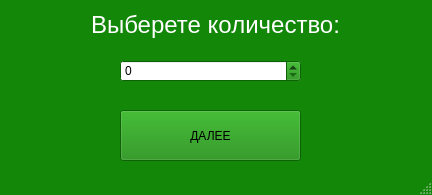
<?xml version="1.0" encoding="UTF-8"?>
<ui version="4.0">
 <class>MainWindow</class>
 <widget class="QMainWindow" name="MainWindow">
  <property name="geometry">
   <rect>
    <x>0</x>
    <y>0</y>
    <width>432</width>
    <height>195</height>
   </rect>
  </property>
  <property name="palette">
   <palette>
    <active>
     <colorrole role="WindowText">
      <brush brushstyle="SolidPattern">
       <color alpha="255">
        <red>0</red>
        <green>0</green>
        <blue>0</blue>
       </color>
      </brush>
     </colorrole>
     <colorrole role="Button">
      <brush brushstyle="SolidPattern">
       <color alpha="255">
        <red>19</red>
        <green>136</green>
        <blue>8</blue>
       </color>
      </brush>
     </colorrole>
     <colorrole role="Light">
      <brush brushstyle="SolidPattern">
       <color alpha="255">
        <red>29</red>
        <green>204</green>
        <blue>12</blue>
       </color>
      </brush>
     </colorrole>
     <colorrole role="Midlight">
      <brush brushstyle="SolidPattern">
       <color alpha="255">
        <red>24</red>
        <green>170</green>
        <blue>10</blue>
       </color>
      </brush>
     </colorrole>
     <colorrole role="Dark">
      <brush brushstyle="SolidPattern">
       <color alpha="255">
        <red>10</red>
        <green>68</green>
        <blue>4</blue>
       </color>
      </brush>
     </colorrole>
     <colorrole role="Mid">
      <brush brushstyle="SolidPattern">
       <color alpha="255">
        <red>13</red>
        <green>91</green>
        <blue>5</blue>
       </color>
      </brush>
     </colorrole>
     <colorrole role="Text">
      <brush brushstyle="SolidPattern">
       <color alpha="255">
        <red>0</red>
        <green>0</green>
        <blue>0</blue>
       </color>
      </brush>
     </colorrole>
     <colorrole role="BrightText">
      <brush brushstyle="SolidPattern">
       <color alpha="255">
        <red>255</red>
        <green>255</green>
        <blue>255</blue>
       </color>
      </brush>
     </colorrole>
     <colorrole role="ButtonText">
      <brush brushstyle="SolidPattern">
       <color alpha="255">
        <red>0</red>
        <green>0</green>
        <blue>0</blue>
       </color>
      </brush>
     </colorrole>
     <colorrole role="Base">
      <brush brushstyle="SolidPattern">
       <color alpha="255">
        <red>255</red>
        <green>255</green>
        <blue>255</blue>
       </color>
      </brush>
     </colorrole>
     <colorrole role="Window">
      <brush brushstyle="SolidPattern">
       <color alpha="255">
        <red>19</red>
        <green>136</green>
        <blue>8</blue>
       </color>
      </brush>
     </colorrole>
     <colorrole role="Shadow">
      <brush brushstyle="SolidPattern">
       <color alpha="255">
        <red>0</red>
        <green>0</green>
        <blue>0</blue>
       </color>
      </brush>
     </colorrole>
     <colorrole role="AlternateBase">
      <brush brushstyle="SolidPattern">
       <color alpha="255">
        <red>137</red>
        <green>195</green>
        <blue>131</blue>
       </color>
      </brush>
     </colorrole>
     <colorrole role="ToolTipBase">
      <brush brushstyle="SolidPattern">
       <color alpha="255">
        <red>255</red>
        <green>255</green>
        <blue>220</blue>
       </color>
      </brush>
     </colorrole>
     <colorrole role="ToolTipText">
      <brush brushstyle="SolidPattern">
       <color alpha="255">
        <red>0</red>
        <green>0</green>
        <blue>0</blue>
       </color>
      </brush>
     </colorrole>
     <colorrole role="PlaceholderText">
      <brush brushstyle="SolidPattern">
       <color alpha="128">
        <red>0</red>
        <green>0</green>
        <blue>0</blue>
       </color>
      </brush>
     </colorrole>
    </active>
    <inactive>
     <colorrole role="WindowText">
      <brush brushstyle="SolidPattern">
       <color alpha="255">
        <red>0</red>
        <green>0</green>
        <blue>0</blue>
       </color>
      </brush>
     </colorrole>
     <colorrole role="Button">
      <brush brushstyle="SolidPattern">
       <color alpha="255">
        <red>19</red>
        <green>136</green>
        <blue>8</blue>
       </color>
      </brush>
     </colorrole>
     <colorrole role="Light">
      <brush brushstyle="SolidPattern">
       <color alpha="255">
        <red>29</red>
        <green>204</green>
        <blue>12</blue>
       </color>
      </brush>
     </colorrole>
     <colorrole role="Midlight">
      <brush brushstyle="SolidPattern">
       <color alpha="255">
        <red>24</red>
        <green>170</green>
        <blue>10</blue>
       </color>
      </brush>
     </colorrole>
     <colorrole role="Dark">
      <brush brushstyle="SolidPattern">
       <color alpha="255">
        <red>10</red>
        <green>68</green>
        <blue>4</blue>
       </color>
      </brush>
     </colorrole>
     <colorrole role="Mid">
      <brush brushstyle="SolidPattern">
       <color alpha="255">
        <red>13</red>
        <green>91</green>
        <blue>5</blue>
       </color>
      </brush>
     </colorrole>
     <colorrole role="Text">
      <brush brushstyle="SolidPattern">
       <color alpha="255">
        <red>0</red>
        <green>0</green>
        <blue>0</blue>
       </color>
      </brush>
     </colorrole>
     <colorrole role="BrightText">
      <brush brushstyle="SolidPattern">
       <color alpha="255">
        <red>255</red>
        <green>255</green>
        <blue>255</blue>
       </color>
      </brush>
     </colorrole>
     <colorrole role="ButtonText">
      <brush brushstyle="SolidPattern">
       <color alpha="255">
        <red>0</red>
        <green>0</green>
        <blue>0</blue>
       </color>
      </brush>
     </colorrole>
     <colorrole role="Base">
      <brush brushstyle="SolidPattern">
       <color alpha="255">
        <red>255</red>
        <green>255</green>
        <blue>255</blue>
       </color>
      </brush>
     </colorrole>
     <colorrole role="Window">
      <brush brushstyle="SolidPattern">
       <color alpha="255">
        <red>19</red>
        <green>136</green>
        <blue>8</blue>
       </color>
      </brush>
     </colorrole>
     <colorrole role="Shadow">
      <brush brushstyle="SolidPattern">
       <color alpha="255">
        <red>0</red>
        <green>0</green>
        <blue>0</blue>
       </color>
      </brush>
     </colorrole>
     <colorrole role="AlternateBase">
      <brush brushstyle="SolidPattern">
       <color alpha="255">
        <red>137</red>
        <green>195</green>
        <blue>131</blue>
       </color>
      </brush>
     </colorrole>
     <colorrole role="ToolTipBase">
      <brush brushstyle="SolidPattern">
       <color alpha="255">
        <red>255</red>
        <green>255</green>
        <blue>220</blue>
       </color>
      </brush>
     </colorrole>
     <colorrole role="ToolTipText">
      <brush brushstyle="SolidPattern">
       <color alpha="255">
        <red>0</red>
        <green>0</green>
        <blue>0</blue>
       </color>
      </brush>
     </colorrole>
     <colorrole role="PlaceholderText">
      <brush brushstyle="SolidPattern">
       <color alpha="128">
        <red>0</red>
        <green>0</green>
        <blue>0</blue>
       </color>
      </brush>
     </colorrole>
    </inactive>
    <disabled>
     <colorrole role="WindowText">
      <brush brushstyle="SolidPattern">
       <color alpha="255">
        <red>10</red>
        <green>68</green>
        <blue>4</blue>
       </color>
      </brush>
     </colorrole>
     <colorrole role="Button">
      <brush brushstyle="SolidPattern">
       <color alpha="255">
        <red>19</red>
        <green>136</green>
        <blue>8</blue>
       </color>
      </brush>
     </colorrole>
     <colorrole role="Light">
      <brush brushstyle="SolidPattern">
       <color alpha="255">
        <red>29</red>
        <green>204</green>
        <blue>12</blue>
       </color>
      </brush>
     </colorrole>
     <colorrole role="Midlight">
      <brush brushstyle="SolidPattern">
       <color alpha="255">
        <red>24</red>
        <green>170</green>
        <blue>10</blue>
       </color>
      </brush>
     </colorrole>
     <colorrole role="Dark">
      <brush brushstyle="SolidPattern">
       <color alpha="255">
        <red>10</red>
        <green>68</green>
        <blue>4</blue>
       </color>
      </brush>
     </colorrole>
     <colorrole role="Mid">
      <brush brushstyle="SolidPattern">
       <color alpha="255">
        <red>13</red>
        <green>91</green>
        <blue>5</blue>
       </color>
      </brush>
     </colorrole>
     <colorrole role="Text">
      <brush brushstyle="SolidPattern">
       <color alpha="255">
        <red>10</red>
        <green>68</green>
        <blue>4</blue>
       </color>
      </brush>
     </colorrole>
     <colorrole role="BrightText">
      <brush brushstyle="SolidPattern">
       <color alpha="255">
        <red>255</red>
        <green>255</green>
        <blue>255</blue>
       </color>
      </brush>
     </colorrole>
     <colorrole role="ButtonText">
      <brush brushstyle="SolidPattern">
       <color alpha="255">
        <red>10</red>
        <green>68</green>
        <blue>4</blue>
       </color>
      </brush>
     </colorrole>
     <colorrole role="Base">
      <brush brushstyle="SolidPattern">
       <color alpha="255">
        <red>19</red>
        <green>136</green>
        <blue>8</blue>
       </color>
      </brush>
     </colorrole>
     <colorrole role="Window">
      <brush brushstyle="SolidPattern">
       <color alpha="255">
        <red>19</red>
        <green>136</green>
        <blue>8</blue>
       </color>
      </brush>
     </colorrole>
     <colorrole role="Shadow">
      <brush brushstyle="SolidPattern">
       <color alpha="255">
        <red>0</red>
        <green>0</green>
        <blue>0</blue>
       </color>
      </brush>
     </colorrole>
     <colorrole role="AlternateBase">
      <brush brushstyle="SolidPattern">
       <color alpha="255">
        <red>19</red>
        <green>136</green>
        <blue>8</blue>
       </color>
      </brush>
     </colorrole>
     <colorrole role="ToolTipBase">
      <brush brushstyle="SolidPattern">
       <color alpha="255">
        <red>255</red>
        <green>255</green>
        <blue>220</blue>
       </color>
      </brush>
     </colorrole>
     <colorrole role="ToolTipText">
      <brush brushstyle="SolidPattern">
       <color alpha="255">
        <red>0</red>
        <green>0</green>
        <blue>0</blue>
       </color>
      </brush>
     </colorrole>
     <colorrole role="PlaceholderText">
      <brush brushstyle="SolidPattern">
       <color alpha="128">
        <red>0</red>
        <green>0</green>
        <blue>0</blue>
       </color>
      </brush>
     </colorrole>
    </disabled>
   </palette>
  </property>
  <property name="windowTitle">
   <string>MainWindow</string>
  </property>
  <widget class="QWidget" name="centralwidget">
   <widget class="QSpinBox" name="spinBox">
    <property name="geometry">
     <rect>
      <x>120</x>
      <y>60</y>
      <width>181</width>
      <height>22</height>
     </rect>
    </property>
   </widget>
   <widget class="QLabel" name="label">
    <property name="geometry">
     <rect>
      <x>70</x>
      <y>10</y>
      <width>291</width>
      <height>31</height>
     </rect>
    </property>
    <property name="text">
     <string>&lt;html&gt;&lt;head/&gt;&lt;body&gt;&lt;p align=&quot;center&quot;&gt;&lt;span style=&quot; font-size:18pt; color:#ffffff;&quot;&gt;Выберете количество:&lt;/span&gt;&lt;/p&gt;&lt;/body&gt;&lt;/html&gt;</string>
    </property>
   </widget>
   <widget class="QPushButton" name="pushButton">
    <property name="geometry">
     <rect>
      <x>120</x>
      <y>110</y>
      <width>181</width>
      <height>51</height>
     </rect>
    </property>
    <property name="text">
     <string>ДАЛЕЕ</string>
    </property>
   </widget>
  </widget>
  <widget class="QStatusBar" name="statusbar"/>
 </widget>
 <resources/>
 <connections/>
</ui>
